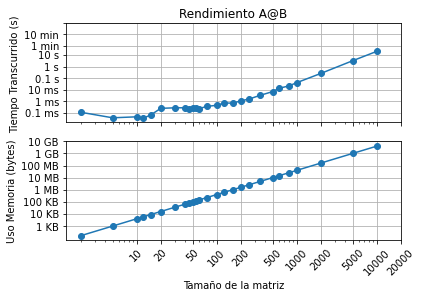

Write Python code to recreate this figure.
import numpy as np 
from numpy import zeros,float32,half,single,double,longdouble
from time import perf_counter
import matplotlib.pyplot as plt
from scipy import linalg

def matriz_laplaciana(N,dtype = float32):
    A =zeros((N,N),dtype =dtype)
    for i in range(N):
        for j in range(N):
            if i == j:
                A[i,j] = 2
            if i+1 ==j:
                A[i,j] = -1
            if i-1 == j:
                A[i,j] = -1
    return A
    
list1 = [2, 5, 10,12, 15, 20,30, 40, 45, 50, 55,60, 75, 100,125, 160, 200,250, 350, 500,600, 800, 1000,2000, 5000, 10000]
numpy_values =[]
scipy_values = []
name = ("matmul1.txt")
file=open(name,'w')    
memory = []
for N in list1:
    A = matriz_laplaciana(N,longdouble)
    t1 = perf_counter()
    B = linalg.inv(A,overwrite_a=False)
    t2 = perf_counter()
    dt = t2 - t1
    print(f"Para N = {N}, el tiempo transcurrido numpy = {dt} s\n")
    size = 1*(N*N)*40
    memory.append(size)
    file.write(f"{N} {dt}\n")
file.close()
   
x = [10,20,50,100,200,500,1000,2000,5000,10000,20000]
xlab = ["10","20","50","100","200","500","1000","2000","5000","10000","20000"]
y = [0.1e-3,1e-3,1e-2,0.1,1.,10.,60,60*10, 60*100]
ylab = ["0.1 ms","1 ms","10 ms","0.1 s","1 s","10 s","1 min","10 min"] #esta linea define visualmente el 
#escalado en el eje y en mili segundos, segundos y minutos
y2 = [10**3,10**4,10**5,10**6,10**7,10**8,10**9,10**10]
ylab2 = ["1 KB","10 KB","100 KB","1 MB","10 MB","100 MB","1 GB","10 GB","100 GB"]

plt.figure()
#creo el gráfico 1

plt.subplot(2,1,1)
  
times_list = []
name = ("matmul1.txt")
file = open(name,'r')
results_matrix = [[(num) for num in line.split(' ')] for line in file]
for i in range(len(list1)):
    times_yi_values = results_matrix[i][1]
    times_list.append(float(times_yi_values))

file.close()
plt.loglog(list1,times_list,"-o")
    
plt.xticks(x,[],rotation='45')
plt.yticks(y,ylab)
plt.grid() 
plt.ylabel("Tiempo Transcurrido (s) ")
plt.title("Rendimiento A@B")

#creo el grafico 2
plt.subplot(2,1,2)
plt.loglog(list1,memory,"-o")  
plt.xticks(x,xlab,rotation='45')
plt.yticks(y2,ylab2)
plt.grid() 
plt.ylabel("Uso Memoria (bytes)")
plt.xlabel("Tamaño de la matriz")
plt.show()
